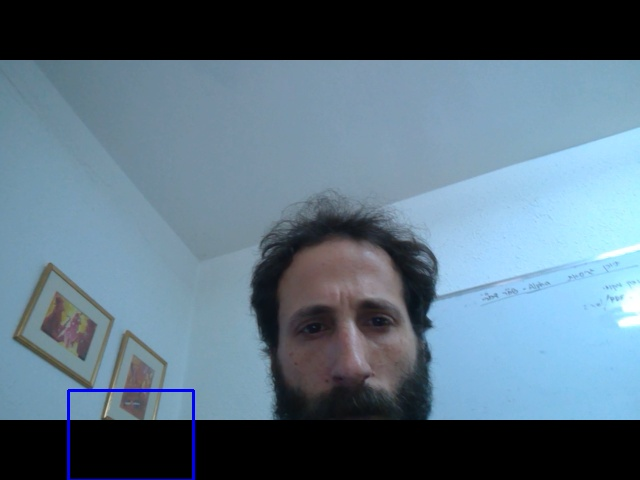
#> input picture pccode/tests/Ã¿.jpg, 640 x 480 px, given in place of the camera
$ python blob.py   (older library calls are emulated)
#> lines starting #> are read from the running program, lines starting #| are printed output that depends on the picture; after the words box and inside, x2 and y2 are one past the last pixel; in counts of white or black regions, pixels touching at a corner belong together
# Standard imports
import cv2
import numpy as np;

# Read image
cam = cv2.VideoCapture(1)

while(1):
        ret, frame = cam.read()
#> frame is the input picture: shape (480, 640, 3); mean B, G, R 128.6, 112.9, 90.7

        if not ret:
            break

        canvas = frame.copy()


        lower = (80,80,40)  #130,150,80
        upper = (250,255,255) #250,250,120
        hsv= cv2.cvtColor(frame, cv2.COLOR_BGR2HSV)
#> hsv: shape (480, 640, 3); mean H, S, V 78.9, 64.1, 129.4
        mask = cv2.inRange(hsv, lower, upper)
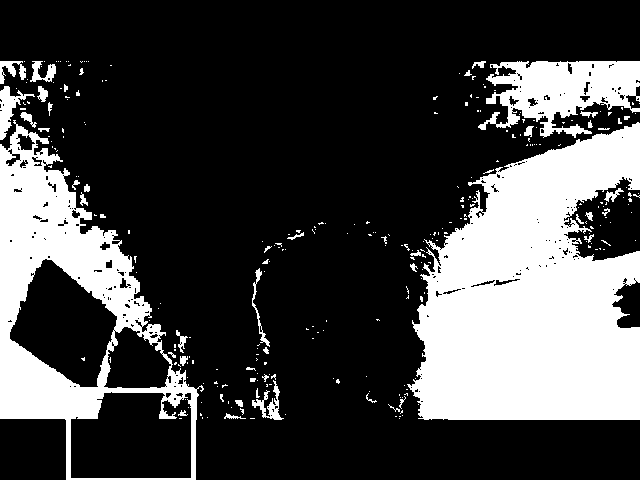
#> mask: shape (480, 640); 27% white; 285 white regions (237 under 20 px)
        try:
            # NB: using _ as the variable name for two of the outputs, as they're not used
            _, contours, _ = cv2.findContours(mask, cv2.RETR_EXTERNAL, cv2.CHAIN_APPROX_NONE)
#> contours = 279 contours, 254 with area under 20; largest, box (x1, y1, x2, y2) and area: (407, 122, 640, 420) 48236, (0, 120, 204, 480) 43039, (478, 61, 640, 138) 7006, (0, 86, 35, 140) 547, (252, 380, 284, 420) 304
            blob = max(contours, key=lambda el: cv2.contourArea(el))
#> blob = contour of 1663 points, box (x1, y1, x2, y2) (407, 122, 640, 420), area 48236
            M = cv2.moments(blob)
#> M = moments, m00 48236.5, centre m10/m00, m01/m00 = (532.6, 298.7)
            center = (int(M["m10"] / M["m00"]), int(M["m01"] / M["m00"]))
#> center = (532, 298)

            cv2.circle(canvas, center, 2, (0,0,255), -1)
#> canvas: shape (480, 640, 3); under 0.01% of pixels changed, all inside (x1, y1, x2, y2) = (530, 296, 535, 301)

        except (ValueError, ZeroDivisionError):
            pass

        cv2.imshow('frame',frame)
        cv2.imshow('canvas',canvas)
        cv2.imshow('mask',mask)

        if cv2.waitKey(1) & 0xFF == ord('q'):
#> (key q is pressed here)
                break
cam.release()
cv2.destroyAllWindows()
